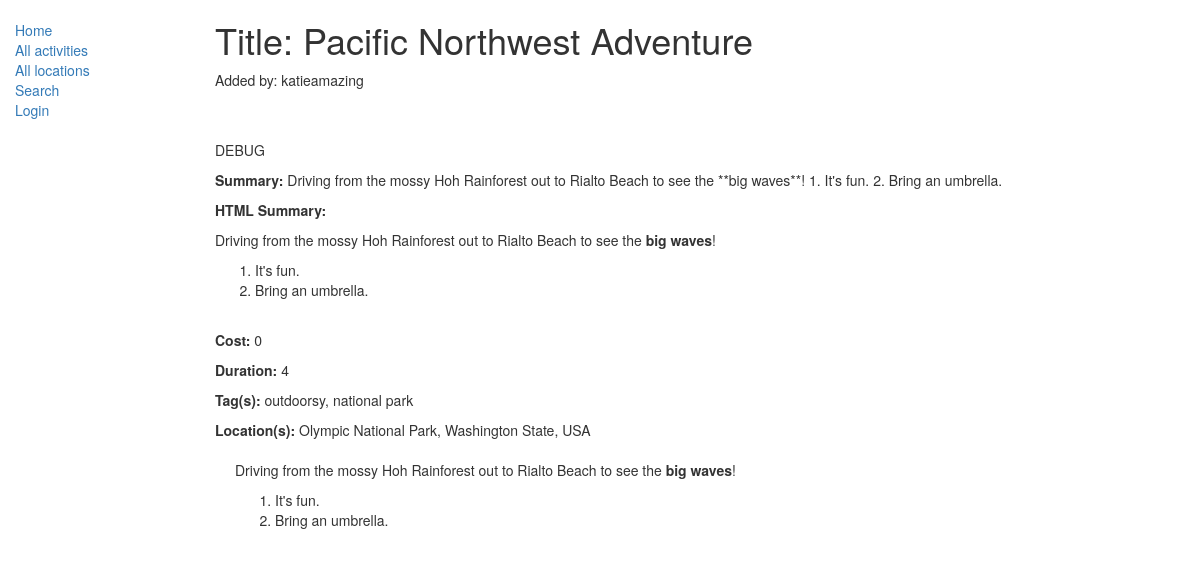
The page /catalog/activity/6 on the database its author committed.
### catalog/models.py (models this page shows, shortened)
class Activity(models.Model):
    title = models.CharField(max_length=200)
    summary = models.TextField(max_length=1000, help_text='Enter a brief description of the activity.') #Markdown
    summary_html = models.TextField(max_length=1000, editable=False)
    cost = models.IntegerField(help_text='Enter an approximate median cost for this activity.')
    duration = models.IntegerField(help_text='Enter an approximate number of hours this activity might take.')
    author = models.ForeignKey(User, on_delete=models.SET_NULL, null=True)
    location = models.ManyToManyField(Location, help_text='Select a location for this activity.')
    tag = models.ManyToManyField(Tag, help_text='Enter a tag for this activity to help people find it.')

class Tag(models.Model):
    tag = models.CharField(max_length=200, help_text='Enter a tag for this activity to help people find it.')
    def __str__(self):
        return self.tag

class Location(models.Model):
    location = models.CharField(max_length=200, help_text='Enter a location for this activity.')
    def __str__(self):
        return self.location

### catalog/views.py (the view)
# urls.py: url(r'^activity/(?P<pk>\d+)$', views.ActivityDetailView.as_view(), name='activity-detail'),
class ActivityDetailView(generic.DetailView):
    model = Activity

### catalog/templates/catalog/activity_detail.html
{% extends "base_generic.html" %}
{% block content %}
  <h1>Title: {{ activity.title }}</h1>
  <p>Added by: {{ activity.author }}</p>
  <br></br>
  <p>DEBUG</p>
  <p><strong>Summary:</strong> {{ activity.summary }}</p>
  <p><strong>HTML Summary:</strong> {{ activity.summary_html|safe}} </p>
<br>
  <p><strong>Cost:</strong> {{ activity.cost }}</p>
  <p><strong>Duration:</strong> {{ activity.duration }}</p>
  <p><strong>Tag(s):</strong> {% for tag in activity.tag.all %} {{ tag }}{% if not forloop.last %}, {% endif %}{% endfor %}</p>
  <p><strong>Location(s):</strong> {% for location in activity.location.all %} {{ location }}{% if not forloop.last %}, {% endif %}{% endfor %}</p>
  <div style="margin-left:20px;margin-top:20px">
    {{ activity.summary_html|safe}}
  </div>
{% endblock %}

### rows shown on the page
Activity: title "Pacific Northwest Adventure", author "katieamazing", summary "Driving from the mossy Hoh Rainforest out to Rialto Beach to see the **big waves**! 1. It's fun. 2. Bring an umbrella.", summary_html "Driving from the mossy Hoh Rainforest out to Rialto Beach to see the big waves ! It's fun. Bring an umbrella.", cost "0", duration "4"
Tag: tag "outdoorsy"
Tag: tag "national park"
Location: location "Olympic National Park"
Location: location "Washington State"
Location: location "USA"
